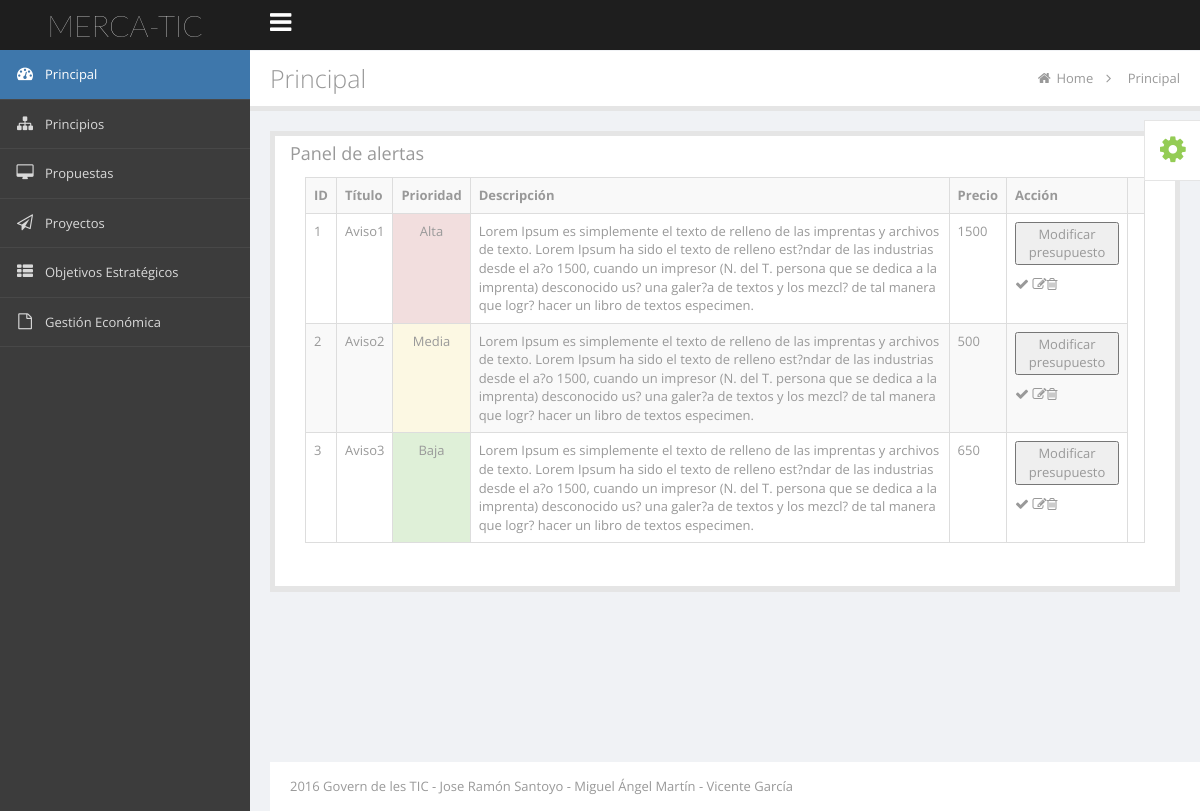
The page / on the database its author committed.
### tables this page shows
CREATE TABLE `datos` (
  `id` int(11) NOT NULL,
  `titulo` varchar(30) NOT NULL,
  `Prioridad` varchar(11) NOT NULL,
  `Descripcion` varchar(500) NOT NULL,
  `precio` int(11) NOT NULL,
  `accion` varchar(40) NOT NULL
);

### index.php (the view, shortened to what this page needs)
<!DOCTYPE html>
<html lang="en">
<head>
    <link type="text/css" rel="stylesheet" href="styles/jquery-ui-1.10.4.custom.min.css">
    <link type="text/css" rel="stylesheet" href="styles/font-awesome.min.css">
    <link type="text/css" rel="stylesheet" href="styles/bootstrap.min.css">
    <link type="text/css" rel="stylesheet" href="styles/animate.css">
    <link type="text/css" rel="stylesheet" href="styles/all.css">
    <link type="text/css" rel="stylesheet" href="styles/main.css">
    <link type="text/css" rel="stylesheet" href="styles/style-responsive.css">
    <link type="text/css" rel="stylesheet" href="styles/zabuto_calendar.min.css">
    <link type="text/css" rel="stylesheet" href="styles/pace.css">
    <link type="text/css" rel="stylesheet" href="styles/jquery.news-ticker.css">
</head>
<body>
    <div>
        <div id="theme-setting">
            <a href="#" data-toggle="dropdown" data-step="1" data-intro="&lt;b&gt;Many styles&lt;/b&gt; and &lt;b&gt;colors&lt;/b&gt; be created for you. Let choose one and enjoy it!"
                data-position="left" class="btn-theme-setting"><i class="fa fa-cog"></i></a>
        </div>
        <div id="header-topbar-option-demo" class="page-header-topbar">
            <nav id="topbar" role="navigation" style="margin-bottom: 0;" data-step="3" class="navbar navbar-default navbar-static-top">
            <div class="navbar-header">
                <a id="logo" href="index.html" class="navbar-brand"><span class="fa fa-rocket"></span><span class="logo-text">MERCA-TIC</span><span style="display: none" class="logo-text-icon">µ</span></a></div>
            <div class="topbar-main"><a id="menu-toggle" href="#" class="hidden-xs"><i class="fa fa-bars"></i></a>
            </div>
        </nav>
        </div>
        <div id="wrapper">
            <nav id="sidebar" role="navigation" data-step="2" data-intro="Template has &lt;b&gt;many navigation styles&lt;/b&gt;"
                data-position="right" class="navbar-default navbar-static-side">
            <div class="sidebar-collapse menu-scroll">
                <ul id="side-menu" class="nav">
                    <li class="active"><a href="index.php"><i class="fa fa-tachometer fa-fw">
                    </i><span class="menu-title">Principal</span></a></li>
                    <li><a href="principios.php"><i class="fa fa-sitemap fa-fw">
                    </i><span class="menu-title">Principios</span></a>
                    </li>
                    <li><a href="propuestas.php"><i class="fa fa-desktop fa-fw">
                    </i><span class="menu-title">Propuestas</span></a>
                    </li>
                    <li><a href="proyectos.php"><i class="fa fa-send-o fa-fw">
                    </i><span class="menu-title">Proyectos</span></a>
                    </li>
                    <li><a href="objetivos.php"><i class="fa fa-th-list fa-fw">
                    </i><span class="menu-title">Objetivos Estratégicos</span></a>
                    </li>
                    <li><a href="geco.php"><i class="fa fa-file-o fa-fw">
                    </i><span class="menu-title">Gestión Económica</span></a>
                   </li>
            </div>
        </nav>
            <div id="page-wrapper">
                <div id="title-breadcrumb-option-demo" class="page-title-breadcrumb">
                    <div class="page-header pull-left">
                        <div class="page-title">Principal</div>
                    </div>
                    <ol class="breadcrumb page-breadcrumb pull-right">
                        <li><i class="fa fa-home"></i>&nbsp;<a href="dashboard.html">Home</a>&nbsp;&nbsp;<i class="fa fa-angle-right"></i>&nbsp;&nbsp;</li>
                        <li class="active">Principal</li>
                    </ol>
                    <div class="clearfix">
                    </div>
                </div>
                <div class="page-content">
                    <div id="tab-general">
                        <div id="sum_box" class="row mbl">
                        <div class="col-lg-12">
                                <div class="portlet box">
                                    <div class="portlet-header">
                                        <div class="caption">Panel de alertas</div>
                                    <div style="overflow: hidden;" class="portlet-body">
                                        <?php
                                            $mysqli = mysqli_connect("localhost","root","root", "test");
                                            $res = $mysqli->query("SELECT * FROM datos WHERE TRUE;");
                                            $out ='<table id="example" class="table table-striped table-bordered">';
                                            $out.='<tr>';
                                            $out.='<th>';
                                            $out.='ID';
                                            $out.='</th>';
                                            $out.='<th>';
                                            $out.='Título';
                                            $out.='</th>';
                                            $out.='<th>';
                                            $out.='Prioridad';
                                            $out.='</th>';
                                            $out.='<th>';
                                            $out.='Descripción';
                                            $out.='</th>';
                                            $out.='<th>';
                                            $out.='Precio';
                                            $out.='</th>';
                                            $out.= '<th>';
                                            $out.='Acción';
                                            $out.='</th>';
                                            $out.='<th>';
                                            while($row = $res->fetch_row()){
                                                $out.='<tr  data-price="'.$row[4].'">';
                                                $out.='<td>';
                                                $out.=$row[0];
                                                $out.='</td>';
                                                $out.='<td>';
                                                $out.=$row[1];
                                                $out.='</td>';
                                                switch ($row[2]) {
                                                    case "Alta":
                                                        $out.='<td align="center" class="danger">';
                                                        break;
                                                    case "Media":
                                                        $out.='<td align="center" class="warning">';
                                                        break;
                                                    case "Baja":
                                                        $out.='<td align="center" class="success">';
                                                        break;
                                                }
                                                $out.=$row[2];
                                                $out.='</td>';
                                                $out.='<td>';
                                                $out.=$row[3];
                                                $out.='</td>';
                                                $out.='<td class="price">';
                                                $out.=$row[4];
                                                $out.='</td>';
                                                $out.='<td>';
                                                $out.='
                                                <div class="todo-actions pull-right clearfix">
                                                    <button onclick="myFunction(this)">Modificar presupuesto</button><p id="demo"></p>
                                                    <a href="#" class="todo-complete"><i class="fa fa-check"></i></a><a href="#" class="todo-edit">
                                                    <i class="fa fa-edit"></i></a><a href="#" class="todo-remove"><i class="fa fa-trash-o">
                                                    </i></a>
                                                </div>';
                                                $out.='</tr>';
                                            }
                                            $out.='</table>';
                                            echo $out;
                                            ?>
                                    </div>
                                </div>
                            </div>
                <div id="footer">
                    <div class="copyright">
                        <a href="http://themifycloud.com">2016 Govern de les TIC - Jose Ramón Santoyo - Miguel Ángel Martín - Vicente García</a></div>
                </div>
            </div>
        </div>
    </div>
</body>
</html>

### rows shown on the page
datos: value "1 Aviso1 Alta Lorem Ipsum es simplemente el texto de relleno de las imprentas y archivos de texto. Lorem Ipsum ha sido el texto de relleno est?ndar de las industrias desde el a?o 1500, cuando un impresor (N. del T. persona que se dedica a la imprenta) desconocido us? una galer?a de textos y los mezcl? de tal manera que logr? hacer un libro de textos especimen. 1500"
datos: value "2 Aviso2 Media Lorem Ipsum es simplemente el texto de relleno de las imprentas y archivos de texto. Lorem Ipsum ha sido el texto de relleno est?ndar de las industrias desde el a?o 1500, cuando un impresor (N. del T. persona que se dedica a la imprenta) desconocido us? una galer?a de textos y los mezcl? de tal manera que logr? hacer un libro de textos especimen. 500"
datos: value "3 Aviso3 Baja Lorem Ipsum es simplemente el texto de relleno de las imprentas y archivos de texto. Lorem Ipsum ha sido el texto de relleno est?ndar de las industrias desde el a?o 1500, cuando un impresor (N. del T. persona que se dedica a la imprenta) desconocido us? una galer?a de textos y los mezcl? de tal manera que logr? hacer un libro de textos especimen. 650"

### other values the page prints
$out "ID Título Prioridad Descripción Precio Acción"
